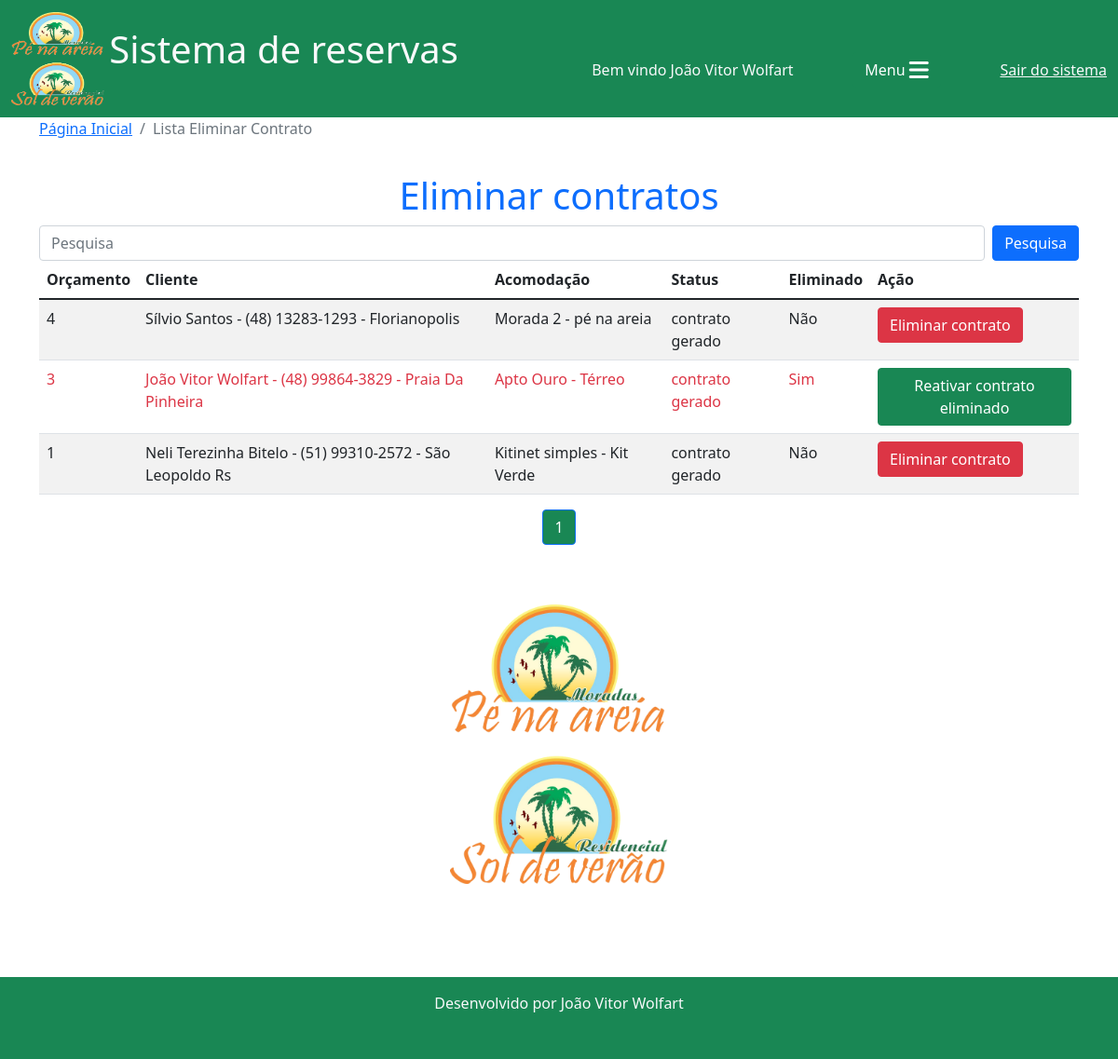
/reservas/lista_eliminar_contrato/ (signed in), run on the app's committed database.
### reservas/models.py (models this page shows, shortened)
class Orcamento(models.Model):
    cliente = models.ForeignKey(Cliente, on_delete=models.CASCADE)
    acomodacao = models.ForeignKey(Acomodacao, on_delete=models.CASCADE)
    data_entrada = models.DateField()
    dia_entrada = models.CharField(max_length=20)
    checkin = models.CharField(max_length=100)
    data_saida = models.DateField()
    dia_saida = models.CharField(max_length=20)
    checkout = models.CharField(max_length=100)
    data_orcamento = models.DateField(default=timezone.now)
    n_ocupantes = models.IntegerField(default=0)
    obs_n_ocupantes = models.CharField(max_length=150, blank=True, null=True)
    n_dias = models.IntegerField()
    valor_diaria = models.DecimalField(default=0, max_digits=7, decimal_places=2)
    taxa_limpeza = models.DecimalField(default=0, max_digits=6, decimal_places=2)
    descontos = models.DecimalField(default=0, max_digits=7, decimal_places=2)
    acrescimos = models.DecimalField(default=0, max_digits=7, decimal_places=2)
    valor_pacote = models.DecimalField(default=0, max_digits=7, decimal_places=2)
    dias_pacote = models.IntegerField(default=0)
    diaria_cheia = models.BooleanField(default=False)
    periodo = models.CharField(max_length=100)
    modificado = models.BooleanField(default=False)
    obs_modificacao = models.CharField(max_length=200, blank=True, null=True)
    eliminado = models.BooleanField(default=False)
    status = models.CharField(max_length=20, choices=(("em digitação", "em digitação"), ("digitação concluída", "digitação concluída"), ("orçamento gerado", "orçamento gerado"), ("contrato gerado", "contrato gerado"),))
    total_valor_reserva = models.DecimalField(default=0, max_digits=7, decimal_places=2)
    confirmado = models.BooleanField(default=False)
    valor_pago = models.DecimalField(default=0, max_digits=7, decimal_places=2)

class Cliente(models.Model):
    nome = models.CharField(max_length=30)
    telefone = models.CharField(max_length=20, blank=True, null=True)
    obs = models.CharField(max_length=100)
    dados_adicionais = models.BooleanField(default=False)
    def __str__(self):
        return f"{self.nome} - {self.telefone} - {self.obs}"

class Acomodacao(models.Model):
    nome = models.CharField(max_length=50)
    empreendimento = models.ForeignKey(Empreendimento, on_delete=models.DO_NOTHING)
    tipo = models.CharField(max_length=15)
    quartos = models.IntegerField(blank=True, null=True)
    valor_base = models.DecimalField(max_digits=10, decimal_places=2, blank=True, null=True)
    descricao = models.TextField()
    limite_ideal = models.IntegerField(blank=True, null=True)
    limite_adicional = models.IntegerField(blank=True, null=True)
    aceita_pet = models.BooleanField(default=False)
    def __str__(self):
        return f"{self.nome}"

### reservas/views.py (the view)
# urls.py: path('lista_eliminar_contrato/', views.lista_eliminar_contrato, name="lista_eliminar_contrato"),
@login_required(login_url="login")
def lista_eliminar_contrato(request):
    termo_cliente = request.GET.get("termo_cliente")
    if termo_cliente:
        termo_cliente = termo_cliente.strip()
        orcamentos = Orcamento.objects.all().filter(
            Q(cliente__nome__icontains=termo_cliente) | Q(cliente__telefone__icontains=termo_cliente) | Q(cliente__obs__icontains=termo_cliente) | Q(acomodacao__nome__icontains=termo_cliente), status="contrato gerado"
        ).order_by("-id")
    else:
        orcamentos = Orcamento.objects.all().filter(
            status="contrato gerado"
        ).order_by("-id")
    if len(orcamentos) == 0:
        messages.add_message(request, messages.WARNING, f"Nenhum orçamento encontrado com o termo {termo_cliente}")
    paginator = Paginator(orcamentos, 10)
    page = request.GET.get('p')
    orcamentos = paginator.get_page(page)
    return render(request, "lista_eliminar_contrato.html", {"orcamentos": orcamentos})

### reservas/templates/lista_eliminar_contrato.html (shortened to what this page needs)
{% extends 'base.html'%}
{% load static %}
{% block 'conteudo'%}
<nav aria-label="breadcrumb">
  <ol class="breadcrumb">
    <li class="breadcrumb-item"><a href="{% url 'home'%}">Página Inicial</a></li>
    <li class="breadcrumb-item active" aria-current="page">Lista Eliminar Contrato</li>
  </ol>
</nav>
<h1 style="padding-top: 20px;" class="text-center text-primary">Eliminar contratos</h1>
<div class="col-12">
    <form class="d-flex" action="">
        <input class="form-control me-2" type="search" placeholder="Pesquisa" aria-label="Search" name="termo_cliente">
        <button class="btn btn-primary" type="submit">Pesquisa</button>
    </form>
    <div class="col-12 table-responsive">
        <table class="table table-striped table-hover">
          <thead>
            <tr>
              <th scope="col">Orçamento</th>
              <th scope="col">Cliente</th>
              <th scope="col">Acomodação</th>
              <th scope="col">Status</th>
              <th scope="col">Eliminado</th>
              <th scope="col">Ação</th>
            </tr>
          </thead>
          <tbody>
            {% for o in orcamentos %}
            <tr>
                {% if not o.eliminado %}
                <td class="">{{o.id}}</td>
                <td class="">{{o.cliente}}</td>
                <td class="">{{o.acomodacao}}</td>
                <td>{{o.status}}</td>
                <td>Não</td>
                <td><a href="{% url 'eliminar_contrato' o.id%}" class="btn btn-danger" title="Eliminar orçamento">Eliminar contrato</a></td>
                {% else %}
                <td class="text-danger">{{o.id}}</td>
                <td class="text-danger">{{o.cliente}}</td>
                <td class="text-danger">{{o.acomodacao}}</td>
                <td class="text-danger">{{o.status}}</td>
                <td class="text-danger">Sim</td>
                <td><a href="{% url 'eliminar_contrato' o.id%}" class="btn btn-success" title="Reativar orçamento">Reativar contrato eliminado</a></td>
                {% endif %}
            </tr>
            {% endfor %}
          </tbody>
        </table>
</div>
</div>
<nav aria-label="Page navigation example">
    <ul class="pagination justify-content-center">
      {%for pagina in orcamentos.paginator.page_range%}
      {%if orcamentos.number == pagina%}
        <li class="page-item active"><a class="page-link bg-success" href="?p={{pagina}}&termo_cliente={{termo_cliente}}">{{pagina}}</a></li>
      {% elif orcamentos.number > pagina|add:'-3'  and orcamentos.number < pagina|add:'3'%}
        <li class="page-item"><a class="page-link" href="?p={{pagina}}&termo_cliente={{termo_cliente}}">{{pagina}}</a></li>
      {%endif%}
      {%endfor%}
    </ul>
  </nav>
<div class="row">
    <div style="height: 400px; text-align: center;">
      <img src="{% static 'img/logo1.png'%}" alt="" class="image-fluid mt-5" style="height: 300px; margin: 0 auto;">
    </div>
</div>
{% endblock %}

### templates/base.html (shortened to what this page needs)
{% load static %}
<!DOCTYPE html>
<html lang="pt-br">
<head>
    <link href="https://cdn.jsdelivr.net/npm/bootstrap@5.1.3/dist/css/bootstrap.min.css" rel="stylesheet">
    <link rel="stylesheet" href="{% static 'css/estilo.css'%}">
</head>
<body>
    <nav class="navbar navbar-light bg-success">
        <div class="container-fluid">
          <a class="navbar-brand text-light" href="{% url 'home'%}">
            <img src="{% static 'img/logo1.png'%}" width="100" height="100" class="d-inline-block align-text-middle">
            <span class="fs-1">Sistema de reservas</span>
          </a>
          {% if user.first_name != ''%}
          <span class="text-light mt-4">Bem vindo {{user.first_name}} {{user.last_name}}</span>
          {% else %}
          <span class="text-light mt-4">Bem vindo usuário {{user}}</span>
          {% endif %}
          <button class="btn btn-success text-end mt-4" type="button" data-bs-toggle="offcanvas" data-bs-target="#offcanvasScrolling" aria-controls="offcanvasScrolling">Menu <i class="fa fa-bars fa-xl"></i></button>
          {% if user.is_authenticated %}
          <a href="{% url 'logout' %}" class="text-light mt-4">Sair do sistema</a>
          {% else %}
          <a href="" class="text-light mt-4">Faça seu login</a>
          {% endif %}
        </div>
    </nav>
      <div class="container">
       {% block 'conteudo'%}
       {% endblock %}
      </div>
    <footer class="text-center text-light bg-success mt-5 pb-3">
        <p class="py-3">Desenvolvido por João Vitor Wolfart</p>
    </footer>
</body>
</html>

### data on the page
Orcamento: id "4", cliente "Sílvio Santos - (48) 13283-1293 - Florianopolis", acomodacao "Morada 2 - pé na areia", status "contrato gerado"
Orcamento: id "3", cliente "João Vitor Wolfart - (48) 99864-3829 - Praia Da Pinheira", acomodacao "Apto Ouro - Térreo", status "contrato gerado"
Orcamento: id "1", cliente "Neli Terezinha Bitelo - (51) 99310-2572 - São Leopoldo Rs", acomodacao "Kitinet simples - Kit Verde", status "contrato gerado"

### other printed values
{{ user.first_name }} "João Vitor"
{{ user.last_name }} "Wolfart"
{{ pagina }} "1"
